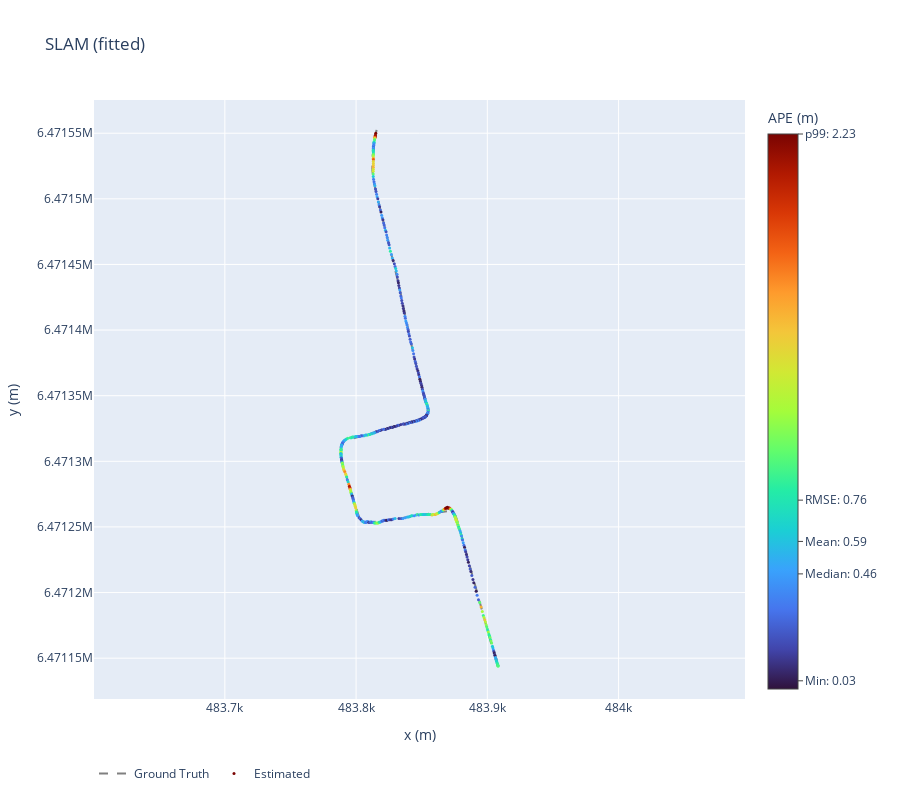

Write notebook code for a chart like this one.
### Code cell
processor.create_ape_plot(0).show()

### Figure 1 — Plotly figure (JSON) as saved in the notebook; plotly's stock layout.template omitted (floating-point values rounded to 4 significant figures; data arrays with more than 128 entries replaced by an {"elided": "..."} marker saying what was removed)
{"data": [{"line": {"color": "gray", "dash": "dash"}, "name": "Ground Truth", "type": "scatter", "x": {"elided": "490 float values"}, "y": {"elided": "490 float values"}}, {"marker": {"cmax": 2.227, "cmin": 0, "color": {"elided": "490 float values"}, "colorbar": {"tickmode": "array", "ticks": "outside", "ticktext": ["Min: 0.03", "Mean: 0.59", "Median: 0.46", "RMSE: 0.76", "p99: 2.23"], "tickvals": [0.03292, 0.5922, 0.4619, 0.7579, 2.227], "title": {"side": "top", "text": "APE (m)"}}, "colorscale": [[0, "#30123b"], [0.07143, "#4145ab"], [0.1429, "#4675ed"], [0.2143, "#39a2fc"], [0.2857, "#1bcfd4"], [0.3571, "#24eca6"], [0.4286, "#61fc6c"], [0.5, "#a4fc3b"], [0.5714, "#d1e834"], [0.6429, "#f3c63a"], [0.7143, "#fe9b2d"], [0.7857, "#f36315"], [0.8571, "#d93806"], [0.9286, "#b11901"], [1, "#7a0402"]], "showscale": true, "size": 3}, "mode": "markers", "name": "Estimated", "type": "scatter", "x": {"elided": "490 float values"}, "y": {"elided": "490 float values"}}], "layout": {"height": 800, "legend": {"orientation": "h"}, "title": {"text": "SLAM (fitted)"}, "xaxis": {"title": {"text": "x (m)"}}, "yaxis": {"scaleanchor": "x", "scaleratio": 1, "title": {"text": "y (m)"}}}}
